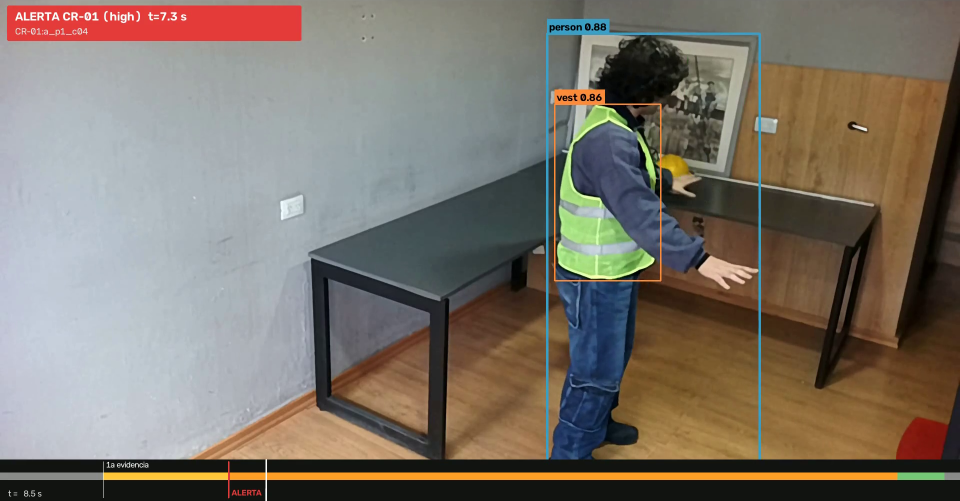
#> input picture evidencia/figuras/fig-c-alerta-confirmada.png, 1920 x 1001 px (shown at 1/2 size)
$ python fig_c_alerta_anotada.py
#> lines starting #> are read from the running program, lines starting #| are printed output that depends on the picture
### evidencia/figuras/scripts/estilo.py
"""Sistema visual de las figuras de la documentación de E-OVRT-VDP.

Las figuras se leen en GitHub, no en papel: van al ancho de lectura de la página
(~880 px), en modo claro y en modo oscuro, y su texto explicativo vive en el
markdown, no horneado en la imagen. Este módulo fija lo que comparten todas:

  · Dos temas, `claro` y `oscuro`, con los colores de superficie de GitHub. Cada
    figura se dibuja una vez por tema y se publica con <picture>; el SVG sale con
    fondo transparente para fundirse con la página.
  · Paleta "de obra": grafito para el texto, azul acero para la granularidad de
    escena y la plataforma, naranja de alta visibilidad para el sujeto y la alerta.
    El par (escena, sujeto) se validó con el validador de seis chequeos en los dos
    temas contra su superficie real: claro #2f6fb3/#e35f1b sobre #ffffff, oscuro
    #4a8bd6/#e8692a sobre #0d1117 — todos PASS, peor ΔE CVD 22,2 (protan).
  · Una firma propia: las franjas de seguridad. Se usan SÓLO como cinta angosta para
    marcar "alerta" o "en vivo" — nunca como relleno sobre datos, que es ruido.
  · Lato para el texto y Ubuntu Mono para identificadores (`CR-01`, `:8081`,
    `confirm_after_ms`). El SVG convierte el texto a trazos: se ve igual en cualquier
    navegador aunque no tenga las fuentes.

Tamaños: con figuras de 10 pulgadas de ancho, 10 pt ≈ 12 px en pantalla. Ningún texto
baja de 9,5 pt.
"""

from __future__ import annotations

from pathlib import Path

import matplotlib

matplotlib.use("Agg")
import matplotlib.pyplot as plt  # noqa: E402
from matplotlib import font_manager  # noqa: E402
from matplotlib.colors import LinearSegmentedColormap  # noqa: E402
from matplotlib.patches import Circle, FancyBboxPatch, Polygon, Rectangle  # noqa: E402

ANCHO_IN = 10.0
SANS = "Lato"
MONO = "Ubuntu Mono"

# La negrita de Ubuntu Mono declara peso 400 en sus metadatos, así que matplotlib nunca
# la elige por `fontweight`: se carga por ruta. Sin ella, cae a DejaVu Sans Mono Bold.
_MONO_BOLD = Path("/usr/share/fonts/truetype/ubuntu/UbuntuMono-B.ttf")


# [4 lines left out: function mono_negrita, not called in this run]

TEMAS: dict[str, dict[str, str]] = {
    "claro": {
        "fondo": "#ffffff",        # superficie de la página de GitHub (anillo de marcas)
        "tinta": "#1f2328",
        "tinta_2": "#59636e",
        "tinta_3": "#818b98",
        "grilla": "#d1d9e0",
        "caja": "#f6f8fa",
        "borde": "#d1d9e0",
        "escena": "#2f6fb3",
        "escena_suave": "#eaf1fa",
        "sujeto": "#e35f1b",
        "sujeto_suave": "#fdeee6",
        "insignia_texto": "#ffffff",
    },
    "oscuro": {
        "fondo": "#0d1117",
        "tinta": "#e6edf3",
        "tinta_2": "#9198a1",
        "tinta_3": "#6e7681",
        "grilla": "#30363d",
        "caja": "#161b22",
        "borde": "#30363d",
        "escena": "#4a8bd6",
        "escena_suave": "#132338",
        "sujeto": "#e8692a",
        "sujeto_suave": "#2e1a10",
        "insignia_texto": "#0d1117",
    },
}

# Rampa secuencial de un solo tono —el verde lima del chaleco— para magnitudes. La
# luminosidad es monótona: del tono cercano a la superficie (≈0) al más intenso.
RAMPA_CHALECO = {
    "claro": ["#f4f7e6", "#dfeaa8", "#bdd45a", "#8aac1f", "#5a7a0c"],
    "oscuro": ["#1a2111", "#2f4314", "#4f7019", "#7fa428", "#b9d65a"],
}


def rampa(tema: str) -> LinearSegmentedColormap:
    return LinearSegmentedColormap.from_list(f"chaleco_{tema}", RAMPA_CHALECO[tema])


def coma(valor: float, decimales: int = 3) -> str:
    """Formato con coma decimal, como en el informe."""
    return f"{valor:.{decimales}f}".replace(".", ",")


def con_signo(valor: float, decimales: int = 3) -> str:
    return ("+" if valor >= 0 else "−") + coma(abs(valor), decimales)


def aplicar_estilo(t: dict[str, str]) -> None:
    plt.rcParams.update(
        {
            "font.family": "sans-serif",
            "font.sans-serif": [SANS, "DejaVu Sans"],
            "font.size": 10.5,
            "text.color": t["tinta"],
            "axes.labelcolor": t["tinta_2"],
            "axes.edgecolor": t["grilla"],
            "axes.linewidth": 1.0,
            "axes.facecolor": "none",
            "axes.grid": False,
            "axes.axisbelow": True,
            "grid.color": t["grilla"],
            "grid.linewidth": 1.0,
            "grid.linestyle": "-",  # nunca punteada
            "xtick.color": t["tinta_2"],
            "ytick.color": t["tinta_2"],
            "xtick.labelsize": 10,
            "ytick.labelsize": 10,
            "legend.frameon": False,
            "figure.facecolor": "none",
            "savefig.facecolor": "none",
            "svg.hashsalt": "e-ovrt-vdp",  # identificadores estables: el SVG no cambia si el dibujo no cambia
            "svg.fonttype": "path",
        }
    )


# [40 lines left out: functions lienzo, caja, franjas, not called in this run]


def insignia(ax, x, y, numero, t, *, radio=1.55, color=None, z=8, tam=11):
    """Círculo numerado (orden de arranque, llamadas)."""
    ax.add_patch(Circle((x, y), radio, facecolor=color or t["tinta"], edgecolor=t["fondo"],
                        linewidth=2.0, zorder=z))
    ax.text(x, y - 0.05, str(numero), ha="center", va="center", fontsize=tam,
            fontweight="bold", color=t["insignia_texto"], zorder=z + 0.1)


# [29 lines left out: functions guardar, generar, not called in this run]

### evidencia/figuras/scripts/fig_c_alerta_anotada.py
#!/usr/bin/env python3
"""FIG-C — Fotograma con la alerta confirmada, con llamadas (Figura 4.6 del informe).

Parte del fotograma que dibujó el renderizador de `defensa/` de
`e-ovrt_experimental-setup` sobre el clip `a_p1_c04` del rodaje propio
(`fig-c-alerta-confirmada.png`, que no se modifica) y le agrega cuatro llamadas
numeradas; la explicación de cada una va en el pie de figura del markdown:

  1. el aviso de la alerta confirmada (CR-01, severidad alta, t = 7,3 s);
  2. la persona: la condición se evalúa sobre ella;
  3. el casco sobre la mesa: está en cuadro pero no asociado al sujeto, y no
     suprime la condición;
  4. la línea de tiempo: de la primera evidencia a la ALERTA.

Es una foto: sale una sola versión (PNG), igual para el modo claro y el oscuro.

Uso:
    python3 fig_c_alerta_anotada.py  (requiere matplotlib; ver README del directorio)
"""

from __future__ import annotations

import sys
from pathlib import Path

sys.path.insert(0, str(Path(__file__).resolve().parent))
from estilo import TEMAS, aplicar_estilo, insignia  # noqa: E402
import matplotlib.image as mpimg  # noqa: E402
import matplotlib.pyplot as plt  # noqa: E402
import matplotlib.patheffects as pe  # noqa: E402

FIGURAS = Path(__file__).resolve().parents[1]
ENTRADA = FIGURAS / "fig-c-alerta-confirmada.png"
SALIDA = FIGURAS / "fig-c-alerta-confirmada-anotada.png"

# (número, posición de la insignia, punto señalado) en píxeles del fotograma.
LLAMADAS = [
    (1, (680, 46), (604, 46)),
    (2, (965, 150), (1225, 150)),
    (3, (1640, 250), (1372, 330)),
    (4, (600, 870), (466, 960)),
]


def main() -> int:
    t = TEMAS["claro"]
    aplicar_estilo(t)
    imagen = mpimg.imread(ENTRADA)
#> imagen is the input picture: shape (1001, 1920, 3) float32; mean R, G, B 0.488, 0.455, 0.416
    alto, ancho = imagen.shape[:2]
#> alto = 1001; ancho = 1920
    fig = plt.figure(figsize=(ancho / 100, alto / 100), dpi=100)
    ax = fig.add_axes([0, 0, 1, 1])
    ax.imshow(imagen)
    ax.set_xlim(0, ancho)
    ax.set_ylim(alto, 0)
    ax.axis("off")
    contorno = [pe.Stroke(linewidth=6.5, foreground="#1f2328"), pe.Normal()]
    for numero, (bx, by), (px, py) in LLAMADAS:
        ax.plot([bx, px], [by, py], color="#ffffff", linewidth=3.2, solid_capstyle="round", zorder=5,
                path_effects=contorno)
        ax.plot(px, py, "o", markersize=9, color="#ffffff", markeredgecolor="#1f2328", markeredgewidth=2.2, zorder=6)
        insignia(ax, bx, by, numero, t, radio=26, color=t["sujeto"], tam=26)
    fig.savefig(SALIDA, dpi=100)
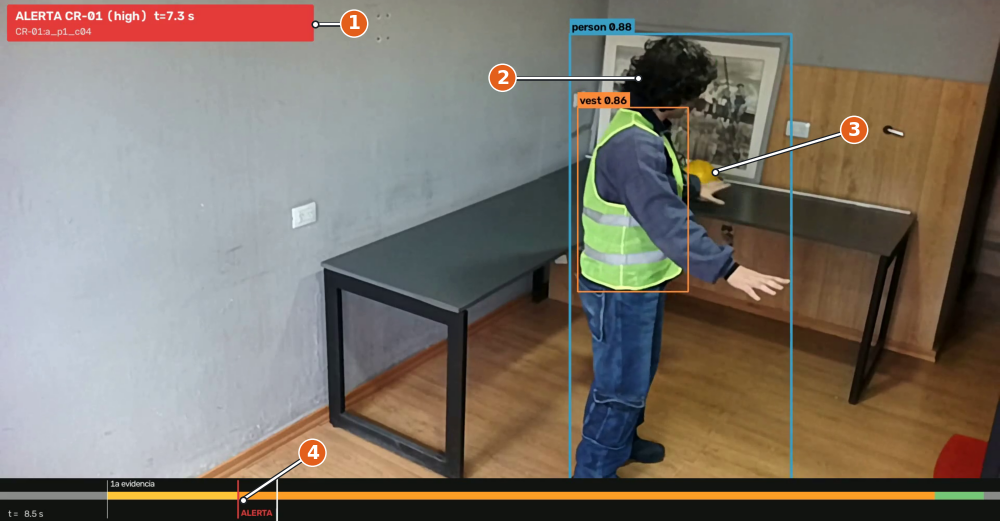
#> figure drawn by matplotlib, 1 panel
    plt.close(fig)
    print(f"escrito: {SALIDA}")
    return 0


if __name__ == "__main__":
    raise SystemExit(main())
#> (the program exits here)
